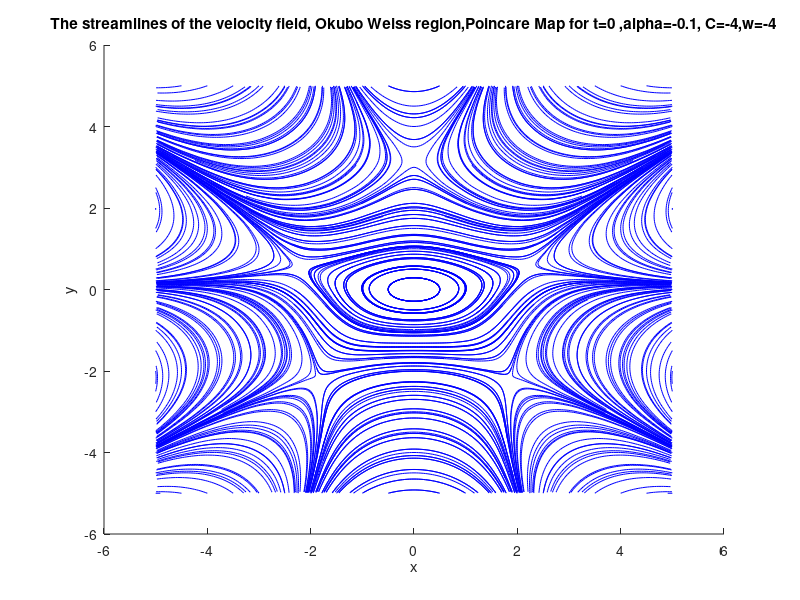

Here is the MATLAB script that generated this plot: (Note: this script raises an error after producing the figure.)

%% code for the instanteous streamlines at time t=0 
alpha=-0.1;
title('The streamlines of the velocity field, Okubo Weiss region,Poincare Map for t=0 ,alpha=-0.1, C=-4,w=-4')
xspan = -5:0.5:5; yspan = -5:0.5:5;
[x,y] = meshgrid(xspan,yspan);
startx=x;
starty=y;

u1=3*y+alpha*(x.^4-6*(x.^2).*(y.^2)+y.^4);
v=-1*x+alpha*(-4*y.*x.^3+4*x.*y.^3);
streamline(x,y,u1,v,startx,starty,[0.09,100])
hold on

u2=-3*y-alpha*(x.^4-6*(x.^2).*(y.^2)+y.^4);
v2=1*x-alpha*(-4*y.*x.^3+4*x.*y.^3);
startx=-x;
starty=-y;
streamline(x,y,u2,v2,startx,starty,[0.09,100])
hold on 

xlabel('x')
ylabel('y')
% code for okubo Weiss region 

r = -15:0.05:15;  %Okubo Weiss elliptic criterion for t=0
[x,y] = meshgrid(r,r);

condition=Q(x,y)<0;
condition = double(condition); % convert to double for plotting
condition(condition == 0) = NaN; %set the 0s to NaN so they are not plotted
surf(x,y,condition,'FaceAlpha',0.5,'EdgeColor','none','FaceColor','y')
view(0,90)
hold on 
%%
C=-4;
w=-4;
A=[0 1+0.5*(C-w);1-0.5*(C-w) 0];
[eiv,lamda]=eig(A)
%technically we would need to transform it back to the original frame x so
%do the computation x=M*eiv to find the correct eigenavlues. 
%but here we are only looking at time t=pi/3 wich is the period of the flow, 
%Therefore M is the Unity matrix and we observe no change. 


eivstable= eiv(:,2)
eivunstable=eiv(:,1)


xaxisS=abs(eivstable(1,1));
yaxisS=abs(eivstable(2,1));

xaxisU=abs(eivunstable(1,1));
yaxisU=abs(eivunstable(2,1));

x0=-2:0.002:2
k=-2:1:2
%k=0
Nk=length(k)
Nx=length(x0)
coeffS=yaxisS./xaxisS;
coeffU=yaxisU./xaxisU;
% for i=1:Nk
%     
% y0f=coeffS.*x0+k(i)
% y0b=-coeffU.*x0+k(i)
% plot(x0,y0f,'r.')
% hold on 
% plot(x0,y0b,'k.')
% hold on 
% end 
% xlim([-20 20])
% ylim([-20 20])
%%

Nk=length(k)
Nx=length(x0)
tspan=[0 pi/2] %forward in time
tspanb=[pi/2 0]; %backward in time 
for i=1:Nk 
    
y0f=coeffS.*x0+k(i);
y0b=-coeffU.*x0+k(i);

[t,x]=ode45(@integrator,tspan,[x0(:);y0f(:)]);
[tb,xb]=ode45(@integrator,tspanb,[x0(:);y0b(:)]);


sizexvector=size(x);
sizexvectorb=size(xb);
x=reshape(x,sizexvector(1),sizexvector(2));
xb=reshape(xb,sizexvectorb(1),sizexvectorb(2));

axisx = x(sizexvector(1),1:sizexvector(2)/2);
axisy = x(sizexvector(1),(sizexvector(2)/2)+1:sizexvector(2));
axisxb = xb(sizexvectorb(1),1:sizexvectorb(2)/2);
axisyb = xb(sizexvectorb(1),(sizexvectorb(2)/2)+1:sizexvectorb(2));

plot(axisx,axisy,'k.')
hold on 
plot(axisxb,axisyb,'r.')
hold on 
xlim([-5 5])
ylim([-5 5])
hold on 
i
end
%%


%%


function dxdt=integrator(t,x)
    N=numel(x)/2;

    alpha=-0.1;
    dxdt=zeros(2*N,1);
    xf=x(1:N,1);
    yf=x(N+1:2*N,1);
    
    dx1 = sin(4*t).*xf+(cos(4*t)+2).*yf+alpha*(xf.^4-6*(xf.^2).*(yf.^2)+yf.^4);
    dx2 = (cos(4*t)-2).*xf-sin(4*t).*yf+alpha*(-4*yf.*xf.^3+4*xf.*yf.^3);
    
    dx1(xf>150 | xf<-150 | yf>150 | yf<-150)=0;
    dx2(xf>150 | xf<-150 | yf>150 | yf<-150)=0;
    
    dxdt(1:N,1) = dx1;
    dxdt(N+1:2*N,1) = dx2;
    

 end
 function Q=Q(x,y)
alpha=-0.1;
a=4*alpha*(x.^3)-12*alpha*x.*(y.^2);
b=-1-12*alpha*(x.^2).*y+4*alpha*y.^3;
c=3-12*alpha*y.*x.^2+4*alpha*y.^3;
Q=a.^2+b.*c
 end
 

